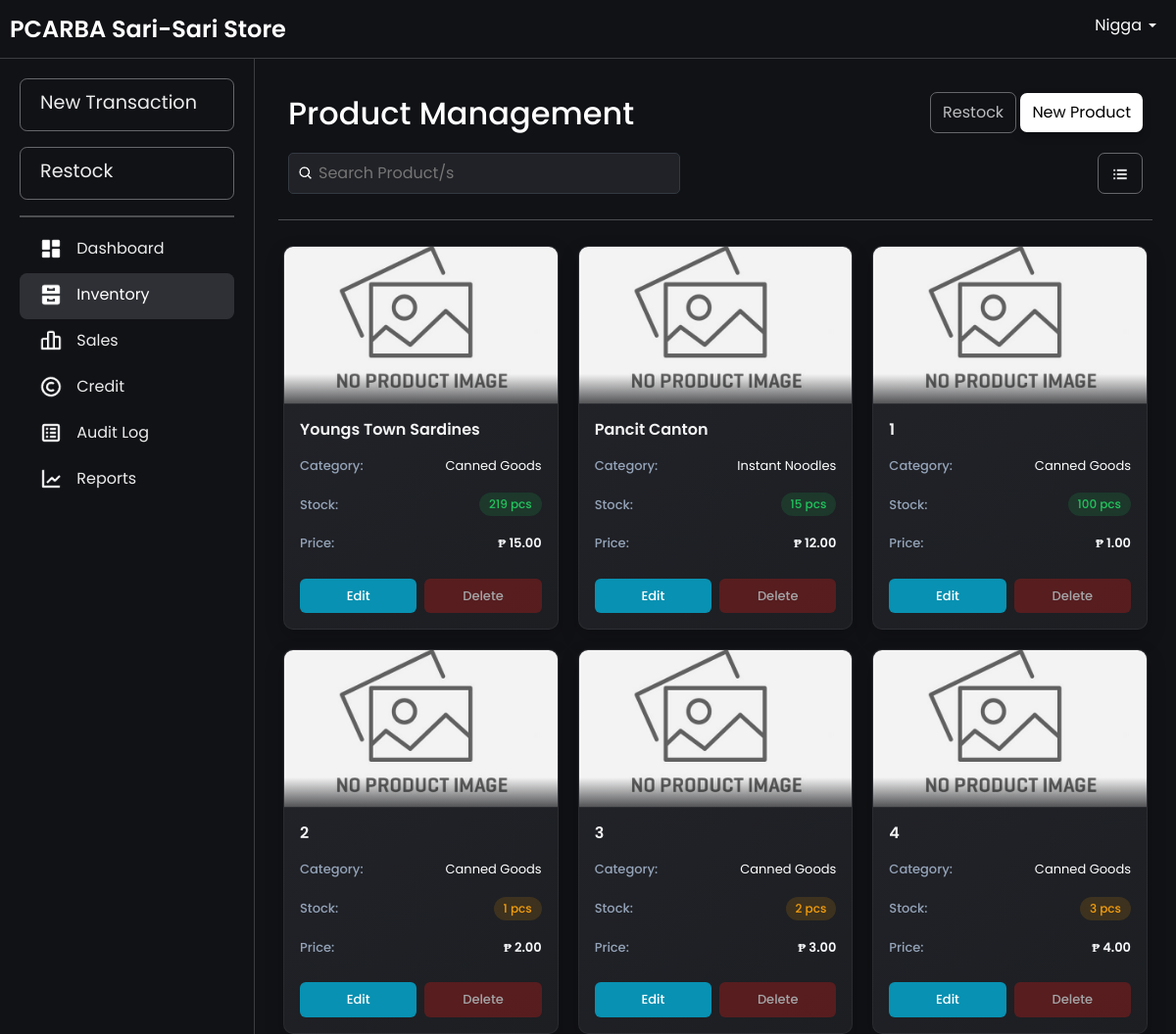
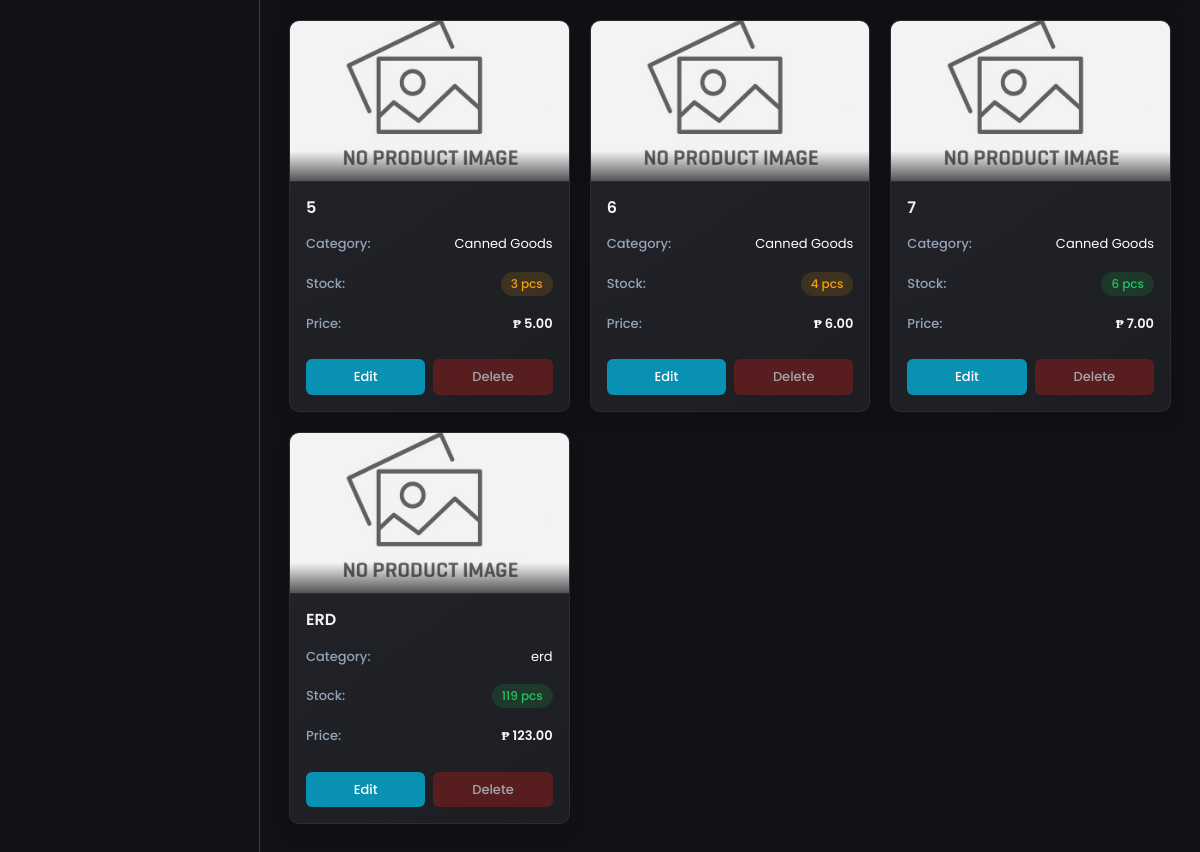
Page /grid.php (signed in) on the committed database (2 pictures, top to bottom).
### tables this page shows
CREATE TABLE `products` (
  `productId` int(11) NOT NULL AUTO_INCREMENT,
  `productName` varchar(100) NOT NULL,
  `productCategory` varchar(100) NOT NULL,
  `unitPrice` decimal(10,2) NOT NULL,
  `categoryId` int(11) NOT NULL,
  `unit` enum('pcs','kg','L','pack','mL','doz','m') NOT NULL DEFAULT 'pcs',
  `imagePath` varchar(255) DEFAULT NULL,
  PRIMARY KEY (`productId`),
  KEY `categories_products` (`categoryId`),
  CONSTRAINT `categories_products` FOREIGN KEY (`categoryId`) REFERENCES `categories` (`categoryId`)
);

CREATE TABLE `categories` (
  `categoryId` int(11) NOT NULL AUTO_INCREMENT,
  `categoryName` varchar(40) DEFAULT NULL,
  PRIMARY KEY (`categoryId`)
);

### grid.php (the view, shortened to what this page needs)
<?php
include 'db.php';
function isProductReferencedInSaleItem($conn, $productId)
{
    $query = "SELECT COUNT(*) as count FROM sale_item WHERE productId = ?";
    $stmt = $conn->prepare($query);
    $stmt->bind_param("i", $productId);
    $stmt->execute();
    $result = $stmt->get_result();
    $row = $result->fetch_assoc();
    return $row['count'] > 0;
}
$query = "
    SELECT
        p.productId,
        p.productName,
        c.categoryName AS productCategory,
        p.unitPrice,
        COALESCE(SUM(b.quantity), 0) AS totalStock,
        p.unit,
        p.imagePath as image
    FROM
        products p
    LEFT JOIN
        batchItem b ON p.productId = b.productId
    LEFT JOIN
        categories c ON p.categoryId = c.categoryId
    GROUP BY
        p.productId, p.productName, c.categoryName, p.unitPrice, p.unit, p.imagePath
";
$result = $conn->query($query);
$products = $result->fetch_all(MYSQLI_ASSOC);
?>
<!DOCTYPE html>
<html lang="en">
<head>
    <link href="css/bootstrap.min.css" rel="stylesheet">
    <link rel="stylesheet" href="css/layer1.css">
    <link rel="stylesheet" href="css/inventory.css">
</head>
<body>
    <?php include 'navbar.php'; ?>
    <div class="main-content">
        <div class="container">
            <div class="header-container">
                <h2>Product Management</h2>
                <div class="button">
                    <a href="restock.php" class="restock-button">Restock</a>
                    <a href="insertProduct.php" class="button-product">New Product</a>
                </div>
                <div class="search-container">
                    <div class="search-wrapper">
                        <img src="images/search-icon.png" alt="Search" class="search-icon">
                        <input type="text" id="searchBar" placeholder="Search Product/s" onkeyup="filterProducts(); toggleClearIcon();">
                    </div>
                    <div class="toggle-container">
                        <a title="Table View" href="inventory.php" class="grid-button">
                            <img src="images/table-mode.png" alt="Table Mode" style="width: 20px; height: 20px;">
                        </a>
                    </div>
                </div>
            </div>
            <hr>
            <div class="view product-grid wwfade-in">
                <?php foreach ($products as $product) {
                    $stockClass = '';
                    $stockText = '';
                    if ($product['totalStock'] == 0) {
                        $stockClass = 'stock-out';
                        $stockText = 'Out of Stock';
                    } elseif ($product['totalStock'] < 5) {
                        $stockClass = 'stock-low';
                        $stockText = htmlspecialchars($product['totalStock']) . (isset($product['unit']) ? ' ' . htmlspecialchars($product['unit']) : '');
                    } else {
                        $stockClass = 'stock-good';
                        $stockText = htmlspecialchars($product['totalStock']) . (isset($product['unit']) ? ' ' . htmlspecialchars($product['unit']) : '');
                    }
                    $imagePath = 'images/no-image.png';
                    if (isset($product['image']) && !empty($product['image'])) {
                        $imagePath = $product['image'];
                        if (!file_exists($imagePath)) {
                            $imagePath = 'images/no-image.png';
                        }
                    }
                    $isReferenced = isProductReferencedInSaleItem($conn, $product['productId']);
                ?>
                    <div class="product-card">
                        <div class="product-image">
                            <img src="<?php echo htmlspecialchars($imagePath); ?>" alt="<?php echo htmlspecialchars($product['productName']); ?>" onerror="this.src='images/no-image.png'">
                        </div>
                        <div class="product-info">
                            <h3 class="product-name"><?php echo htmlspecialchars($product['productName']); ?></h3>
                            <div class="product-detail">
                                <span class="detail-label">Category:</span>
                                <span><?php echo htmlspecialchars($product['productCategory']); ?></span>
                            </div>
                            <div class="product-detail">
                                <span class="detail-label">Stock:</span>
                                <span class="<?php echo $stockClass; ?>"><?php echo $stockText; ?></span>
                            </div>
                            <div class="product-detail">
                                <span class="detail-label">Price:</span>
                                <span class="product-price">₱ <?php echo number_format($product['unitPrice'], 2); ?></span>
                            </div>
                            <div class="card-actions">
                                <a href="editProduct.php?productName=<?php echo urlencode($product['productName']); ?>" class="action-button edit-button">Edit</a>
                                <form method="post" style="display:inline; flex: 1;" onsubmit="return confirmDelete()">
                                    <button type="submit" name="delete_product" class="action-button delete-button" <?php echo $isReferenced ? 'disabled' : ''; ?> style="width: 100%;">Delete</button>
                                </form>
                            </div>
                        </div>
                    </div>
                <?php } ?>
            </div>
        </div>
    </div>
</body>
</html>

### css/layer1.css (style rules this page uses)
body { background-color: rgb(17, 18, 22); font-family: "Poppins", serif; color: white; }

### css/inventory.css (style rules this page uses)
.search-container { margin-top: 10px; display: flex; justify-content: space-between; align-items: center; gap: 10px; position: relative; width: 100%; }
.header-container { display: flex; align-items: center; flex-wrap: wrap; flex-direction: row; justify-content: space-between; position: relative; padding: 10px; }
.search-wrapper { display: flex; align-items: center; position: relative; width: 100%; max-width: 400px; }
.search-wrapper .search-icon { position: absolute; left: 10px; width: 16px; height: 16px; }
.search-wrapper input { padding: 8px 8px 8px 30px; width: 100%; border-radius: 5px; border: 1px solid #333942; background-color: rgba(33, 34, 39, 255); color: #f7f7f8; }
.restock-button { display: inline-block; padding: 8px 12px; background: transparent; color: rgb(187, 188, 190); text-decoration: none; border-radius: 7px; border: 0.5px solid rgba(187, 188, 190, 0.5); transition: border-color 0.3s, color 0.3s; margin-bottom: 10px; }
.button-product { background: transparent; display: inline-block; padding: 8px 12px; background-color: rgb(255, 255, 255); color: #000; text-decoration: none; border-radius: 7px; box-shadow: 0 4px 8px rgba(0, 0, 0, 0.26); transition: all 0.3s ease; margin-bottom: 10px; }
.main-content { padding: 10px; height: 100vh; }
.stock-low { color: orange; }
.stock-good { color: limegreen; }

### navbar.php (style rules this page uses)
html, body { margin: 0; padding: 0; width: 100%; height: 100%; overflow-x: hidden; }
body { display: grid; grid-template-rows: 60px 1fr; grid-template-columns: 260px 1fr; height: 100vh; overflow: hidden; margin: 0; }
.main-content { grid-row: 2 / -1; grid-column: 2 / -1; padding: 24px 24px; overflow-y: auto; transition: margin-left 0.3s; margin: 0; }
.container { max-width: 100vw !important; width: 100%; padding: 0; margin: 0 auto; }

### rows in the picture
products: productName "Youngs Town Sardines", categoryId.categoryName "Canned Goods", stockText "219 pcs", unitPrice "15.00"
products: productName "Pancit Canton", categoryId.categoryName "Instant Noodles", stockText "15 pcs", unitPrice "12.00"
products: productName "1", categoryId.categoryName "Canned Goods", stockText "100 pcs", unitPrice "1.00"
products: productName "2", categoryId.categoryName "Canned Goods", stockText "1 pcs", unitPrice "2.00"
products: productName "3", categoryId.categoryName "Canned Goods", stockText "2 pcs", unitPrice "3.00"
products: productName "4", categoryId.categoryName "Canned Goods", stockText "3 pcs", unitPrice "4.00"
products: productName "5", categoryId.categoryName "Canned Goods", stockText "3 pcs", unitPrice "5.00"
products: productName "6", categoryId.categoryName "Canned Goods", stockText "4 pcs", unitPrice "6.00"
products: productName "7", categoryId.categoryName "Canned Goods", stockText "6 pcs", unitPrice "7.00"
products: productName "ERD", categoryId.categoryName "erd", stockText "119 pcs", unitPrice "123.00"

### other values in the picture
$_SESSION['username'] "Nigga"
